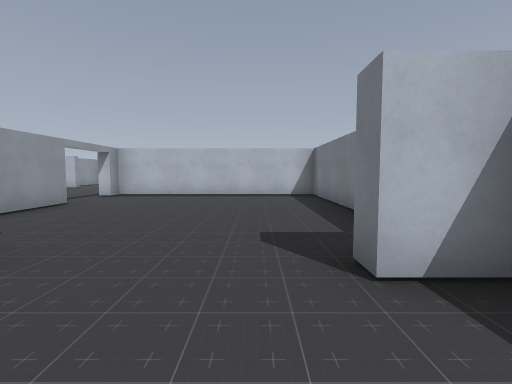
[1] (above)

21 first-person views from a walk through a level from a Godot 3-D game. The camera is 1.5 m above the floor, tilts 4° down and sees 85° across. The floor is counted in squares, 2 m on a side. Each view is taken from the middle of a square. On the plan, view 1 faces up. The plan holds only what a view shows up to about 10 squares ahead; the rest is blank. The place goes on beyond the plan. Door leaves are left out where a doorway can be walked through. Some surface patterns are stand-ins.

[2]
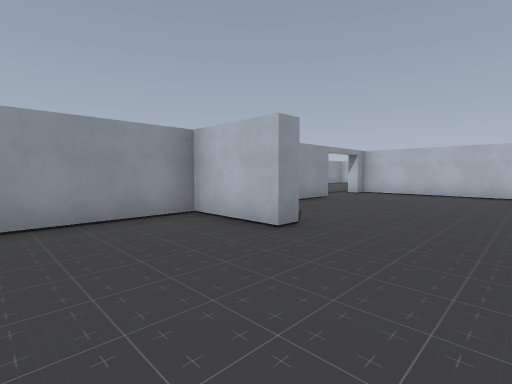

[3]
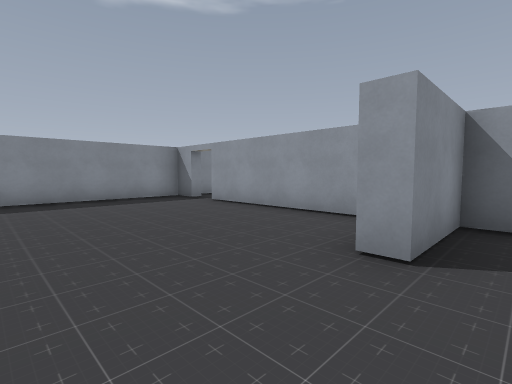

[4]
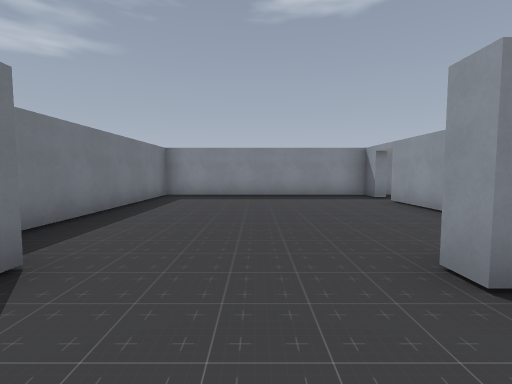

[5]
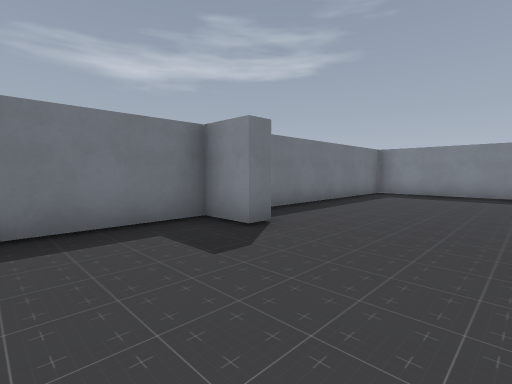

[6]
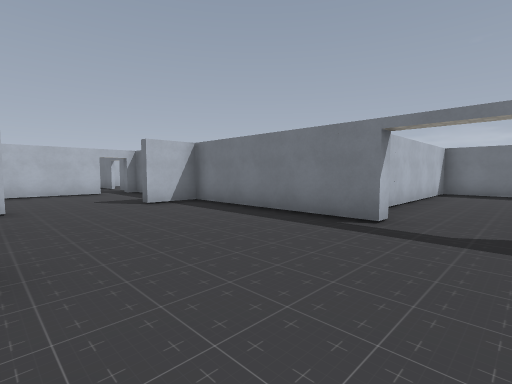

[7]
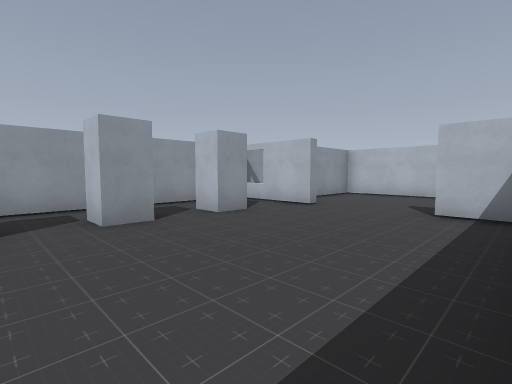

[8]
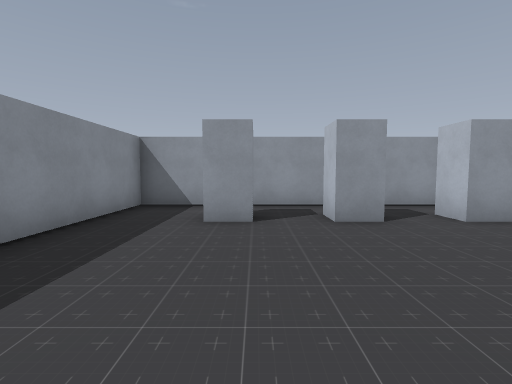

[9]
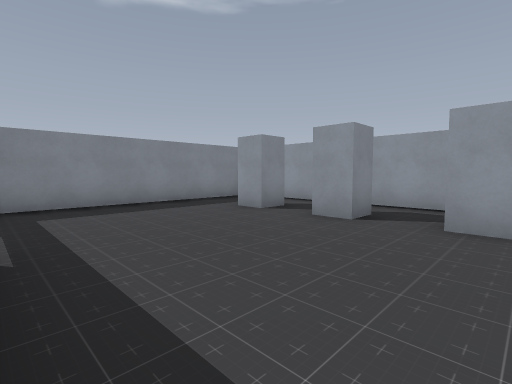

[10]
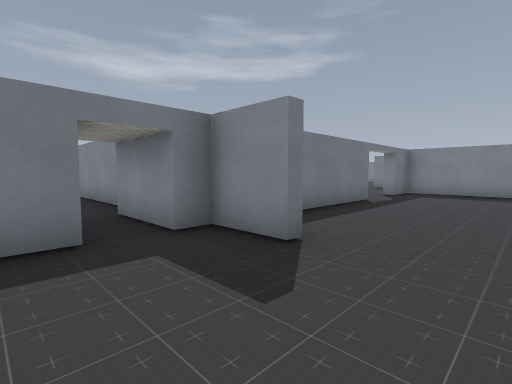

[11]
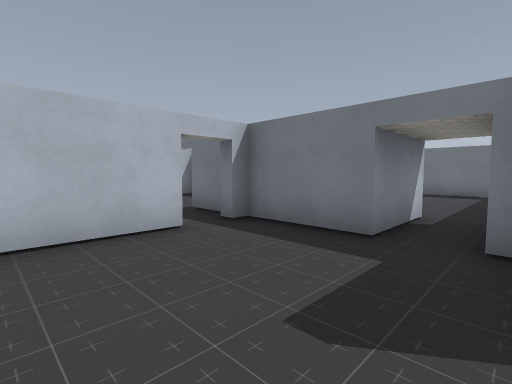

[12]
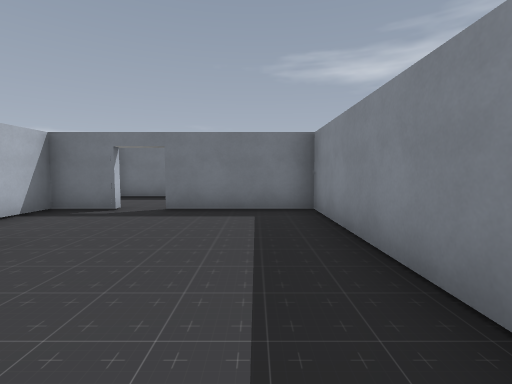

[13]
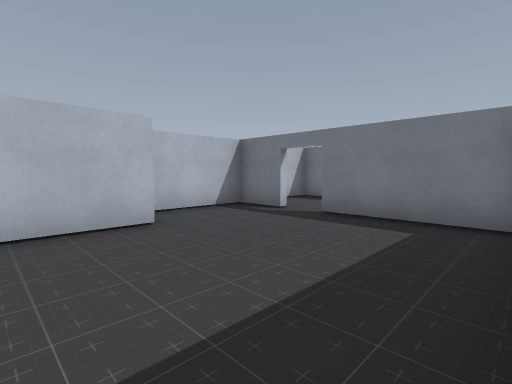

[14]
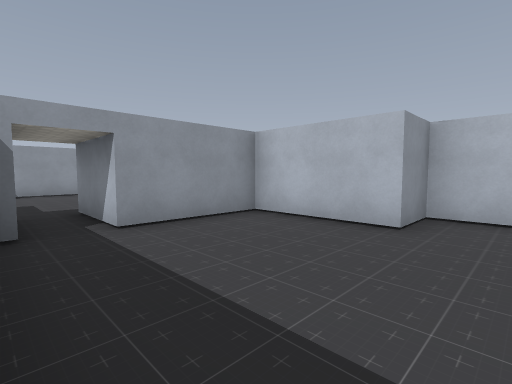

[15]
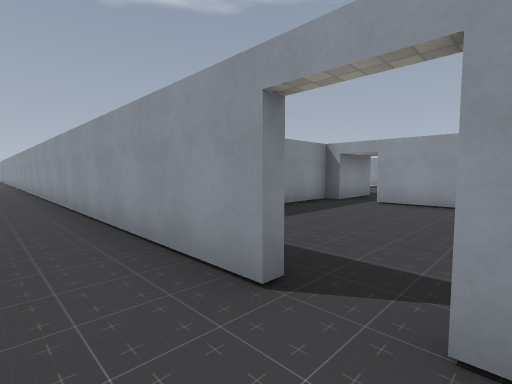

[16]
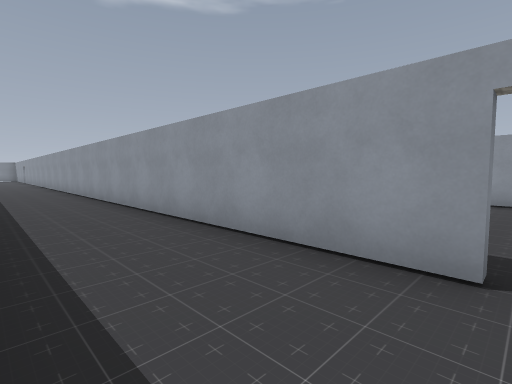

[17]
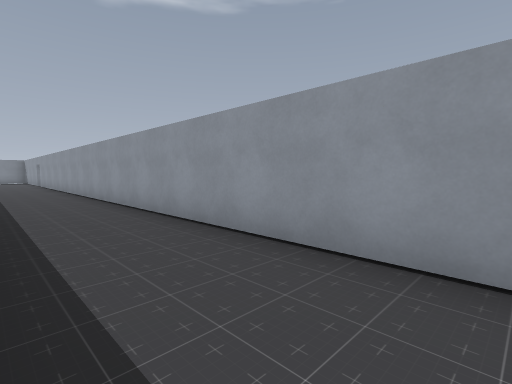

[18]
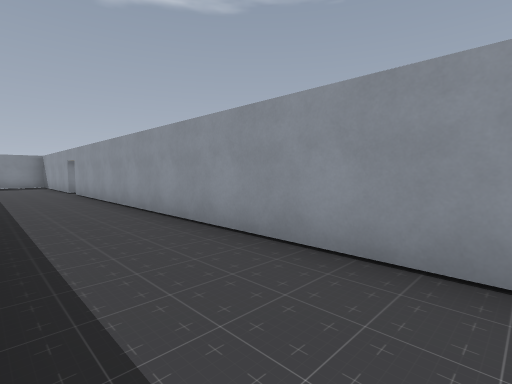

[19]
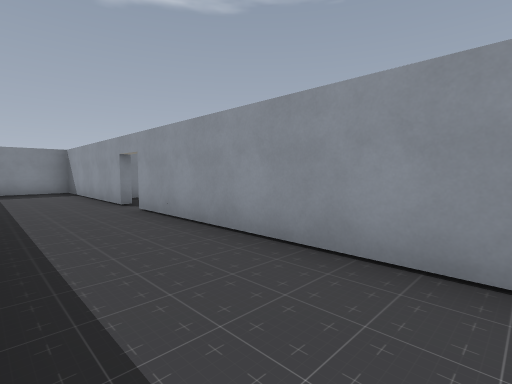

[20]
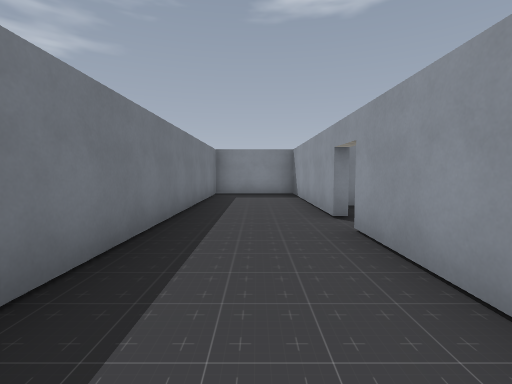

[21]
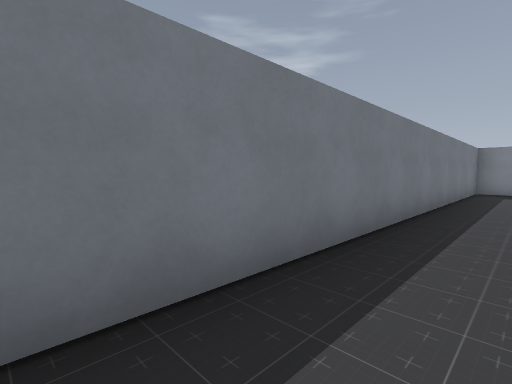

### Floor plan
Points are (right, up) in squares from view 1. A wall is a line through its corners. A room is listed if a view was taken in it or the views show most of it. See-through windows are left out.
Room 1 (views 1, 2, 3, 4, 5)
walls: (1.8, 1.9) (0.8, 1.9) (0.8, 2.3) (1.9, 2.3) (1.9, 9.1) (-4.5, 9.1) (-4.5, 8.6); (-4.5, 2.9) (-4.5, 2.3) (-2.4, 2.3) (-2.4, 1.9) (-4.5, 1.9) (-4.5, -3.2); (-4.5, 6.6) (-4.5, 4.9); (-4.5, -4.2) (-4.5, -5) (1.9, -5) (1.9, 0.8)
ways out: opening at (-4, 7.5) to room 2; opening at (-4, -4)
Room 2 (views 6, 7, 8, 9)
walls: (-10, 8) (-9.2, 8) (-9.2, 7.1); (-10, 10) (-9.2, 10) (-9.2, 9.1) (-10, 9.1); (-4.5, 8.6) (-4.8, 8.6) (-4.8, 13.4) (-6.2, 13.4); (-8.6, 13.4) (-10.9, 13.4); (-11.2, 12.1) (-11.2, 5.4) (-4.8, 5.4) (-4.8, 6.6) (-4.5, 6.6)
ways out: opening at (-4, 7.5) to room 1; opening at (-7.5, 13) to room 3
Room 3 (views 10, 11, 12)
walls: (-6.2, 13.9) (-4.8, 13.9) (-4.8, 14.3) (-2.9, 14.3); (-6, 17.3) (-9.7, 17.3) (-9.7, 14.8); (-2.9, 15.3) (-4.8, 15.3) (-4.8, 17.3) (-5.2, 17.3)
ways out: opening at (-7.5, 13) to room 2; opening at (-3.5, 15) to room 4
Room 4 (views 13, 14)
walls: (2.5, 17.8) (2.5, 19.1) (-0.2, 19.1) (-0.2, 17.9) (-2.9, 17.9) (-2.9, 15.3); (-2.9, 14.3) (-2.9, 13.9) (2.5, 13.9) (2.5, 16.9)
ways out: opening at (-3.5, 15) to room 3; open door at (3, 17.5) to room 5
Room 5 (views 15, 16, 17, 18, 19, 20, 21)
walls: (2.7, -7.5) (2.7, -12.5) (5.4, -12.5) (5.4, -1); (2.7, 16.9) (2.7, -6.6); (5.4, 17.6) (5.4, 19.2) (4.5, 19.2)
ways out: open door at (3, 17.5) to room 4

Where each view was taken, in squares from view 1:
view 1: 0 up, 0 right, facing up
view 2: 1 down, 0 right, facing up-left
view 3: 3 up, 0 right, facing down-left
view 4: 4 up, 1 left, facing down
view 5: 5 up, 2 left, facing down-right
view 6: 7 up, 9 left, facing up-right
view 7: 8 up, 5 left, facing up-left
view 8: 8 up, 5 left, facing left
view 9: 12 up, 5 left, facing down-left
view 10: 16 up, 8 left, facing down-right
view 11: 14 up, 8 left, facing up-right
view 12: 15 up, 3 left, facing right
view 13: 14 up, 2 left, facing up-right
view 14: 14 up, 1 right, facing up-left
view 15: 18 up, 4 right, facing down-left
view 16: 17 up, 5 right, facing down-left
view 17: 11 up, 5 right, facing down-left
view 18: 4 up, 5 right, facing down-left
view 19: 1 down, 5 right, facing down-left
view 20: 3 down, 4 right, facing down
view 21: 1 down, 4 right, facing down-right
